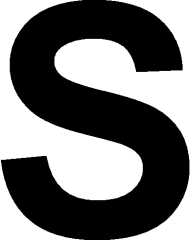
#> input picture Original/S.png, 190 x 240 px
$ python VisualVictim.py
#> lines starting #> are read from the running program, lines starting #| are printed output that depends on the picture; after the words box and inside, x2 and y2 are one past the last pixel; in counts of white or black regions, pixels touching at a corner belong together
# -*- coding:utf-8 -*-

# ==========Import Modules==========#
# OpenCV
import cv2
# print("OpenCV ver : ") + (cv2.__version__)

# Subprocess
import subprocess

# Time
import time

#numpy
import numpy as np

# Serial Communication
import serial

# Struct
import struct


print("----------Import Modules Clear----------")

# ==========Define GlobalValue==========#
## Debug Switch
FLAG_DEBUG = 'ON'
# FLAG_DEBUG = 'OFF' #Competition Mode

# Debug Monitor
FLAG_DEBUG_MONITOR = 'ON'
# FLAG_DEBUG_MONITOR = 'OFF'

## SerialCom
# FLAG_SERIAL = 'ON'
FLAG_SERIAL = 'OFF'


## Detect Area Range
# 0: Min
# 1: Max
AREA_RANGE = [2000, 17000]

## Set Bilateral Filter Prameta
# 0: Operator Size
# 1: Standard Deviation on Color Space
# 2: Standard Deviation on Distance Space
Pram_BF = [7, 18, 31]

## Set Threshold Parameta
# 0: Min
# 1: Max
Pram_Threshold = [0, 54]

## Dsiplay Text
String_Victim = ' '

## Original Data (VisualVictim)
Victim_Num = 3
#After warp covert Param
pts2 = np.float32([[0, 0], [240 * 0.75, 0], [0, 240], [240 * 0.75, 240]]) #Result Img

## Setting Victim "S"
# 0: img_src(gray),
# 1: inverted img_src,
# 2: set img_src point,
# 3: Convert img_src point to pts2
# 4: warp perspective img_src
Original_victim_S = [ 0 for i in range(0, 5) ] # Initialize Array
Original_victim_S[0] = cv2.imread("Original/S.png", 0) # Import img "S"
Original_victim_S[1] = cv2.bitwise_not(Original_victim_S[0]) # img inverted
#set point
Original_victim_S[2] = np.float32([[0, 0], #Left Up
                           [Original_victim_S[1].shape[1], 0], #Right Up
                           [0, Original_victim_S[1].shape[0]],#Left Down
                           [Original_victim_S[1].shape[1], Original_victim_S[1].shape[0]]])#Right Down
# Warp Perspective
Original_victim_S[3] = cv2.getPerspectiveTransform(Original_victim_S[2], pts2)
Original_victim_S[4] = cv2.warpPerspective(Original_victim_S[1], Original_victim_S[3], (int(240 * 0.76), 240))

## Setting Victim "H"
# 0: img_src(gray),
# 1: inverted img_src,
# 2: set img_src point,
# 3: Convert img_src point to pts2
# 4: warp perspective img_src
Original_victim_H = [ 0 for i in range(0, 5) ] # Initialize Array
Original_victim_H[0] = cv2.imread("Original/H.png", 0) # Import img "S"
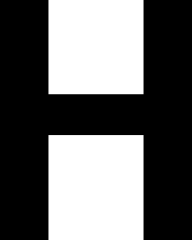
#> input picture Original/H.png, 192 x 240 px
Original_victim_H[1] = cv2.bitwise_not(Original_victim_H[0]) # img inverted
#set point
Original_victim_H[2] = np.float32([[0, 0], #Left Up
                           [Original_victim_H[1].shape[1], 0], #Right Up
                           [0, Original_victim_H[1].shape[0]],#Left Down
                           [Original_victim_H[1].shape[1], Original_victim_H[1].shape[0]]])#Right Down
# Warp Perspective
Original_victim_H[3] = cv2.getPerspectiveTransform(Original_victim_H[2], pts2)
Original_victim_H[4] = cv2.warpPerspective(Original_victim_H[1], Original_victim_H[3], (int(240 * 0.76), 240))

## Setting Victim "U"
# 0: img_src(gray),
# 1: inverted img_src,
# 2: set img_src point,
# 3: Convert img_src point to pts2
# 4: warp perspective img_src
Original_victim_U = [ 0 for i in range(0, 5) ] # Initialize Array
Original_victim_U[0] = cv2.imread("Original/U.png", 0) # Import img "S"
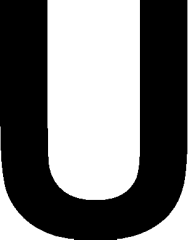
#> input picture Original/U.png, 188 x 240 px
Original_victim_U[1] = cv2.bitwise_not(Original_victim_U[0]) # img inverted
#set point
Original_victim_U[2] = np.float32([[0, 0], #Left Up
                           [Original_victim_U[1].shape[1], 0], #Right Up
                           [0, Original_victim_U[1].shape[0]],#Left Down
                           [Original_victim_U[1].shape[1], Original_victim_U[1].shape[0]]])#Right Down
# Warp Perspective
Original_victim_U[3] = cv2.getPerspectiveTransform(Original_victim_U[2], pts2)
Original_victim_U[4] = cv2.warpPerspective(Original_victim_U[1], Original_victim_U[3], (int(240 * 0.76), 240))

## Capture Victim && Original Victim Result
#[0, x]: Victim "S", x=0: Area Size, 1: Perimeter, 2: Roundness
#[1, x]: Victim "H", x=0: Area Size, 1: Perimeter, 2: Roundness
#[2, x]: Victim "U", x=0: Area Size, 1: Perimeter, 2: Roundness
Result_victim_S = [ 0 for i in range(0, 3) ]
Result_victim_H = [ 0 for i in range(0, 3) ]
Result_victim_U = [ 0 for i in range(0, 3) ]

print("----------Define GlobalValue Clear----------")


# ==========Define Function==========#

# TrackBar
if (FLAG_DEBUG == 'ON') & (FLAG_DEBUG_MONITOR == 'ON'):
    TrackBarArray = [0 for i in range(0, 7)]
    def TrackbarEvent(Value):
        global TrackBarArray

        TrackBarArray[0] = cv2.getTrackbarPos('G_Lower', 'img_ColorCircle')
        TrackBarArray[1] = cv2.getTrackbarPos('G_Upper', 'img_ColorCircle')
        TrackBarArray[2] = 2 * cv2.getTrackbarPos('OpeSize', 'img_ColorCircle') + 1
        TrackBarArray[3] = cv2.getTrackbarPos('C_deviation', 'img_ColorCircle')
        TrackBarArray[4] = cv2.getTrackbarPos('D_deviation', 'img_ColorCircle')

        #print('[DebugTrackbar] 0=%d, 1=%d, 2=%d, 3=%d, 4=%d, 5=%d' %
        #       (TrackBarArray[0] ,TrackBarArray[1] ,TrackBarArray[2] ,TrackBarArray[3] ,TrackBarArray[4] ,TrackBarArray[5]))

    # トラックバーを表示させるための色相環をインポート
    img_ColorCircle = cv2.imread('ColorCircle.jpg', 1)
    cv2.namedWindow('img_ColorCircle', cv2.WINDOW_NORMAL)

    cv2.createTrackbar('G_Lower', 'img_ColorCircle', 0, 255, TrackbarEvent)
    cv2.createTrackbar('G_Upper', 'img_ColorCircle', 0, 255, TrackbarEvent)
    cv2.createTrackbar('OpeSize', 'img_ColorCircle', 0, 20, TrackbarEvent)
    cv2.createTrackbar('C_deviation', 'img_ColorCircle', 0, 255, TrackbarEvent)
    cv2.createTrackbar('D_deviation', 'img_ColorCircle', 0, 255, TrackbarEvent)


#LaberingProcess
#1:ImportImg, 2:Upper Object Num, 3:Objet Area Max, 4:Object Area Min
def LabelingProcess(ImportImg, LabelNumUpper, AreaMax, AreaMin):

    Data = [0 for i in range(0, 9)]

    #connectedComponents:ラベリング結果(二値画像)のみを返す
    #connectedComponentsWithStats:詳細なデータ(重心,面積,バウンディングボックス(x,y,with,height))
    labelnum, labeling, contours, GoCs = cv2.connectedComponentsWithStats(ImportImg)

    #ラベリング個数が一定個数のみ処理を実行(時短のため)
    if (1 <= labelnum & labelnum <= LabelNumUpper):

        for label in range(1, labelnum):

            center_x, center_y = GoCs[label]  #重心座標取得
            square_x, square_y, w, h, size = contours[label]  #オブジェクトの左上の座標(x,y),横幅,縦幅,面積取得

            #デバッグ効率を上げるため検知したオブジェクトを四角形で囲む
            #img_src = cv2.rectangle(img_src, (square_x, square_y),(square_x + w, square_y + h),(255, 255, 0), 1)

            #こっちは重心を赤い点で表す
            #img_src = cv2.circle(img_src, (int(center_x), int(center_y)), 1,(0, 0, 255), -1)

            #面積サイズが一定以内ならば、重心を取得
            if ((AreaMin <= size) & (size <= AreaMax)):

                Data[0] = label  #割り当てられたラベルナンバー(あんまり使わない？)
                Data[1] = size  #ラベルナンバーの面積
                Data[2] = center_x  #重心(x座標)
                Data[3] = center_y  #重心(y座標)
                Data[4] = square_x  #認識したオブジェクトの左上のx座標
                Data[5] = square_y  #認識したオブジェクトの左上のy座標
                Data[6] = w  #横幅
                Data[7] = h  #縦幅
                #Data[8] = 0#算出結果(二値画像)

            #print('label=%d x=%d y=%d w=%d h=%d size=%d ' % (Data[0], Data[2], Data[3], Data[6], Data[7], Data[1]))
    return Data

# Import Camera & Setting Device
# Import Camera
cap = cv2.VideoCapture(1)

# Setting Device
# Prameta
CAMERA_SETTING_WIDTH = 320
CAMERA_SETTING_HEIGHT = 240
CAMERA_SETTING_FPS = 30
cap.set(3, CAMERA_SETTING_WIDTH)  # Width
cap.set(4, CAMERA_SETTING_HEIGHT)  # Height
cap.set(5, CAMERA_SETTING_FPS)  # FPS
print("[CamSetRst]Width=%d Height=%d FPS=%d" % (cap.get(3), cap.get(4), cap.get(5)))
print("Import Camera Clear")


# Logical AND Img
# 1:ImportImg , 2:Upper(int, max255) , 3:Lower(intm min0)
def LogicalANDRange(InportImg, UpperRange, LowerRange):
    # Upeer
    _, img_upper = cv2.threshold(
        InportImg,  # ImportImage
        UpperRange,  # Parameta
        255,  # Pixe,lMax(255)
        cv2.THRESH_BINARY_INV)  # Options

    # Lower
    _, img_lower = cv2.threshold(
        InportImg,  # ImportImage
        LowerRange,  # Parameta
        255,  # Pixe,lMax(255)
        cv2.THRESH_BINARY)  # Options

    # LogicalAnd
    img_logicaland = cv2.bitwise_and(img_upper, img_lower)

    return img_logicaland


## Object Extraction
def ObjectExtraction(ImportImg):

    # Contour
    contours = cv2.findContours(ImportImg,  # Import Img
                                cv2.RETR_EXTERNAL,  # [輪郭抽出モード]最も外側の輪郭のみ抽出
                                cv2.CHAIN_APPROX_SIMPLE  # [輪郭近似手法]すべての輪郭点を完全に格納
                                )[1]

    # Area size
    Area_Size = cv2.contourArea(contours[0])

    # Exception
    if Area_Size <= 0:
        Area_Size = 1

    # Perimeter
    Perimeter = cv2.arcLength(np.array(contours[0]), True)

    # Exception
    if Perimeter <= 0:
        Perimeter = 1

    # Roundness
    Roundness = 4.0 * np.pi * Area_Size / Perimeter / Perimeter

    return Area_Size, Perimeter, Roundness


print("----------Define Function Clear----------")

# ====================Program Start====================#

while True:

    ## Record Start Time
    START_TIME = time.time()

    ## image capture
    ret, img_src = cap.read()
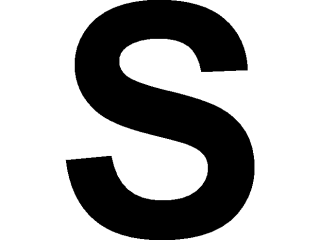
#> input picture Original/S(Original).png, 320 x 240 px, given in place of the camera
#> img_src is the input picture: shape (240, 320, 3); min 0, max 255, mean 171
    if ret != True:
        print("[ERROR]Faild Camera")
        break

    ## Img Convert RGB to Gray
    img_gray = cv2.cvtColor(img_src, cv2.COLOR_BGR2GRAY)

    ## Bilateral Filter
    if (FLAG_DEBUG == 'ON') & (FLAG_DEBUG_MONITOR == 'ON'):

        img_gray_BF = cv2.bilateralFilter(img_gray, TrackBarArray[2], TrackBarArray[3], TrackBarArray[4])

        cv2.namedWindow("[DEBUG]img_gray_BF", cv2.WINDOW_NORMAL)
        cv2.imshow("[DEBUG]img_gray_BF", img_gray_BF)
    else:
        img_gray_BF = cv2.bilateralFilter(img_gray, Pram_BF[0], Pram_BF[1], Pram_BF[2])


    ## Threshold Process
    if (FLAG_DEBUG == 'ON') & (FLAG_DEBUG_MONITOR == 'ON'):

        img_result_gray = LogicalANDRange(img_gray_BF, TrackBarArray[1], TrackBarArray[0])
#> in LogicalANDRange, `_, img_upper = cv2.threshold( InportImg,`:
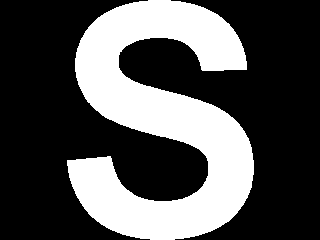
#> img_upper: shape (240, 320); 32% white; 1 white region, box (x1, y1, x2, y2) and area: (67, 0, 254, 240) 24576
#> in LogicalANDRange, `img_logicaland = cv2.bitwise_and(img_upper, img_lower)`: img_logicaland: shape (240, 320); every value is 0

        cv2.namedWindow("[DEBUG]img_result_gray", cv2.WINDOW_NORMAL)
        cv2.imshow("[DEBUG]img_result_gray", img_result_gray)
    else:
        img_result_gray = LogicalANDRange(img_gray_BF, Pram_Threshold[1], Pram_Threshold[0])

    # My Labering Process
    LabelingResult = [0 for i in range(0, 9)]
    LabelingResult = LabelingProcess(img_result_gray,  # Img Import (Binary img)
                                        5,  # Detect Objectq
                                        AREA_RANGE[1],  # Area Max Range
                                        AREA_RANGE[0])  # Area Min Range
#> in LabelingProcess, `labelnum, labeling, contours, GoCs = cv2.connectedComponentsWithStats(..`: labeling: shape (240, 320) int32; every value is 0
#> in LabelingProcess, `labelnum, labeling, contours, GoCs = cv2.connectedComponentsWithStats(..`: labelnum = 1; contours = [[0, 0, 320, 240, 76800]]; GoCs = [[159.5, 119.5]]
#> after the loop in LabelingProcess, `for label in range(1, labelnum):`: Data = [0, 0, 0, 0, 0, 0, 0, 0, 0]
#> LabelingResult = [0, 0, 0, 0, 0, 0, 0, 0, 0]
    if FLAG_DEBUG == 'ON':

        # オブジェクトを四角形で囲む
        img_result_Labering = cv2.rectangle(img_src, #Write Image
                                    (LabelingResult[4], LabelingResult[5]),
                                    (LabelingResult[4] + LabelingResult[6], LabelingResult[5] + LabelingResult[7]),
                                    (0, 0, 255),
                                    2)

        # こっちは重心を赤い点で表す
        img_result_Labering = cv2.circle(img_result_Labering, (int(LabelingResult[2]), int(LabelingResult[3])), 3, (0, 0, 255), -1)
#> img_result_Labering: shape (240, 320, 3); mean B, G, R 171, 171, 171

        # Display Text
        cv2.putText(
            img_result_Labering,  # DrawImge
            String_Victim,  # String
            (LabelingResult[4], LabelingResult[5] - 10),  # Position
            cv2.FONT_HERSHEY_COMPLEX,  # Font
            0.5,  # StringSize
            (0, 0, 255))  # Color

        #Result
        cv2.namedWindow("[DEBUG]img_result_Labering", cv2.WINDOW_NORMAL)
        cv2.imshow("[DEBUG]img_result_Labering", img_result_Labering)


    # Warp Perspective
    # Capture
    pts1 = np.float32([[LabelingResult[4], LabelingResult[5]],  # Left Up
                       [LabelingResult[4] + LabelingResult[6], LabelingResult[5]],  # Right Up
                       [LabelingResult[4], LabelingResult[5] + LabelingResult[7]],  # Left Down
                       [LabelingResult[4] + LabelingResult[6], LabelingResult[5] + LabelingResult[7]]])  # Right Down
#> pts1 = [[0, 0], [0, 0], [0, 0], [0, 0]]


    if LabelingResult[0] != 0:

        #Original Img
        # Moment img_src
        M = cv2.getPerspectiveTransform(pts1, pts2)
        img_result_victim = cv2.warpPerspective(img_result_gray, M, (int(240 * 0.76), 240))

        # Original Victim && Capture Victim
        img_result_S = cv2.bitwise_and(img_result_victim, Original_victim_S[4])
        img_result_H = cv2.bitwise_and(img_result_victim, Original_victim_H[4])
        img_result_U = cv2.bitwise_and(img_result_victim, Original_victim_U[4])

        # Import Object Data
        Result_victim_S = ObjectExtraction(img_result_S)
        Result_victim_H = ObjectExtraction(img_result_H)
        Result_victim_U = ObjectExtraction(img_result_U)

        ## Detect Area Renge
        if Result_victim_S[0] >= 13000:

            print("Detect S")

            if (FLAG_DEBUG == 'ON') & (FLAG_DEBUG_MONITOR == 'ON'):
                ## Set String
                String_Victim = 'Victim: S, Area: %d' % (Result_victim_S[0])

        elif Result_victim_H[0] >= 13000:

            print("Detect H")


            if (FLAG_DEBUG == 'ON') & (FLAG_DEBUG_MONITOR == 'ON'):

                ## Set String
                String_Victim = 'Victim: H, Area: %d' % (Result_victim_H[0])

        elif Result_victim_U[0] >= 13000:

            print("Detect U")

            if (FLAG_DEBUG == 'ON') & (FLAG_DEBUG_MONITOR == 'ON'):

                ## Set String
                String_Victim = 'Victim: U, Area: %d' % (Result_victim_U[0])

        else:

            print("No Detect")


            if (FLAG_DEBUG == 'ON') & (FLAG_DEBUG_MONITOR == 'ON'):
                ## Set String
                String_Victim = 'Victim: ?, Area: ?'

        if FLAG_DEBUG == 'ON':

            if FLAG_DEBUG_MONITOR == 'ON':

                #concat img
                img_result_add = cv2.hconcat([img_result_S, img_result_H, img_result_U, img_result_victim])

                # Result
                cv2.namedWindow("img_result_add[S, H, U, victim(Th)]", cv2.WINDOW_NORMAL)
                cv2.imshow("img_result_add[S, H, U, victim(Th)]", img_result_add)

            # print("[DEBUG_S]Area=%d, Perimeter=%d, Roundness=%0.2f" % (Result_victim_S[0], Result_victim_S[1], Result_victim_S[2]))
            # print("[DEBUG_H]Area=%d, Perimeter=%d, Roundness=%0.2f" % (Result_victim_H[0], Result_victim_H[1], Result_victim_H[2]))
            # print("[DEBUG_U]Area=%d, Perimeter=%d, Roundness=%0.2f" % (Result_victim_U[0], Result_victim_U[1], Result_victim_U[2]))


    # Recode End Time
    END_TIME = time.time()
    passegetime = END_TIME - START_TIME
    frequancy = 1 / passegetime
    #print("Time=%0.2f frequancy=%0.2f[Hz]" % (passegetime, frequancy))

    # Finish Program
    key = cv2.waitKey(1)
#> (key q is pressed here)
    if key == ord('q'):

        print("[UserSet BilateralFilter Prameta]\n"
              "OperatorSize: %d \n"
              "Standard Deviation on Color Space: %d \n"
              "Standard Deviation on Distance Space: %d \n"
              "=*=*=*=*=*=*Prease Write 'Set Bilateral Filter Prameta'=*=*=*=*=*=*"
              % (TrackBarArray[2], TrackBarArray[3], TrackBarArray[4]))

        print("[UserSet Threshold Prameta]\n"
              "Upper: %d \n"
              "Lower: %d \n"
              "=*=*=*=*=*=*Prease Write 'Set Threshold Parameta'=*=*=*=*=*=*"
              % (TrackBarArray[1], TrackBarArray[0]))


        break

cv2.destroyAllWindows()
# ====================Program End====================#
print("----------Finish Program----------")
